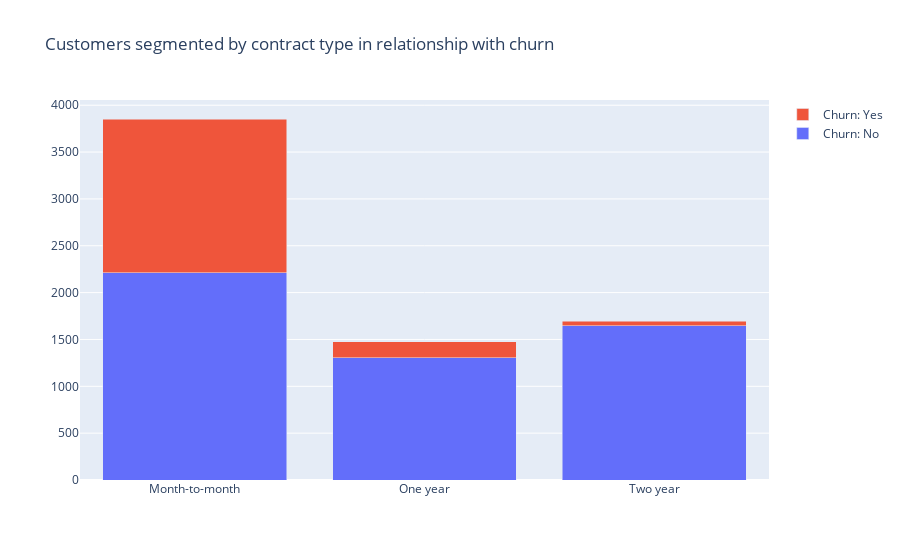

The notebook cell this image was saved under:
### Code cell
contract1 = df["contract"][df["contract"]=='Month-to-month'].groupby(by=df["churn"]).count()
contract2 = df["contract"][df["contract"]=='One year'].groupby(by=df["churn"]).count()
contract3 = df["contract"][df["contract"]=='Two year'].groupby(by=df["churn"]).count()

values = [contract1, contract2, contract3]
x_labels=['Month-to-month', 'One year', 'Two year']
names = ['Churn: No', 'Churn: Yes']
make_stack_bar(x_labels, values, names, 'Customers segmented by contract type in relationship with churn')

### Figure 1 — Plotly figure (JSON) as saved in the notebook; plotly's stock layout.template omitted (floating-point values rounded to 4 significant figures)
{"data": [{"name": "Churn: No", "x": ["Month-to-month", "One year", "Two year"], "y": [2210, 1307, 1647], "type": "bar"}, {"name": "Churn: Yes", "x": ["Month-to-month", "One year", "Two year"], "y": [1643, 166, 48], "type": "bar"}], "layout": {"barmode": "stack", "title": {"text": "Customers segmented by contract type in relationship with churn"}}}
